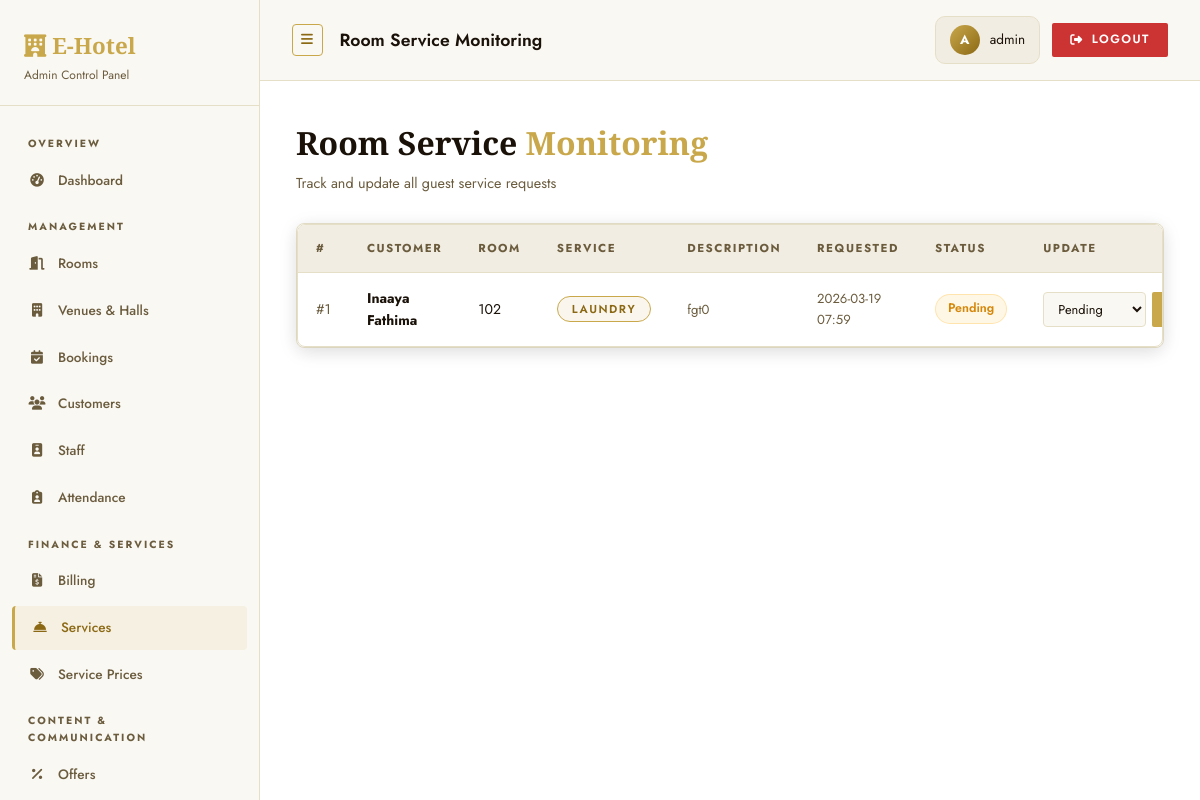
Before: /admin/services (signed in) with the older database file.
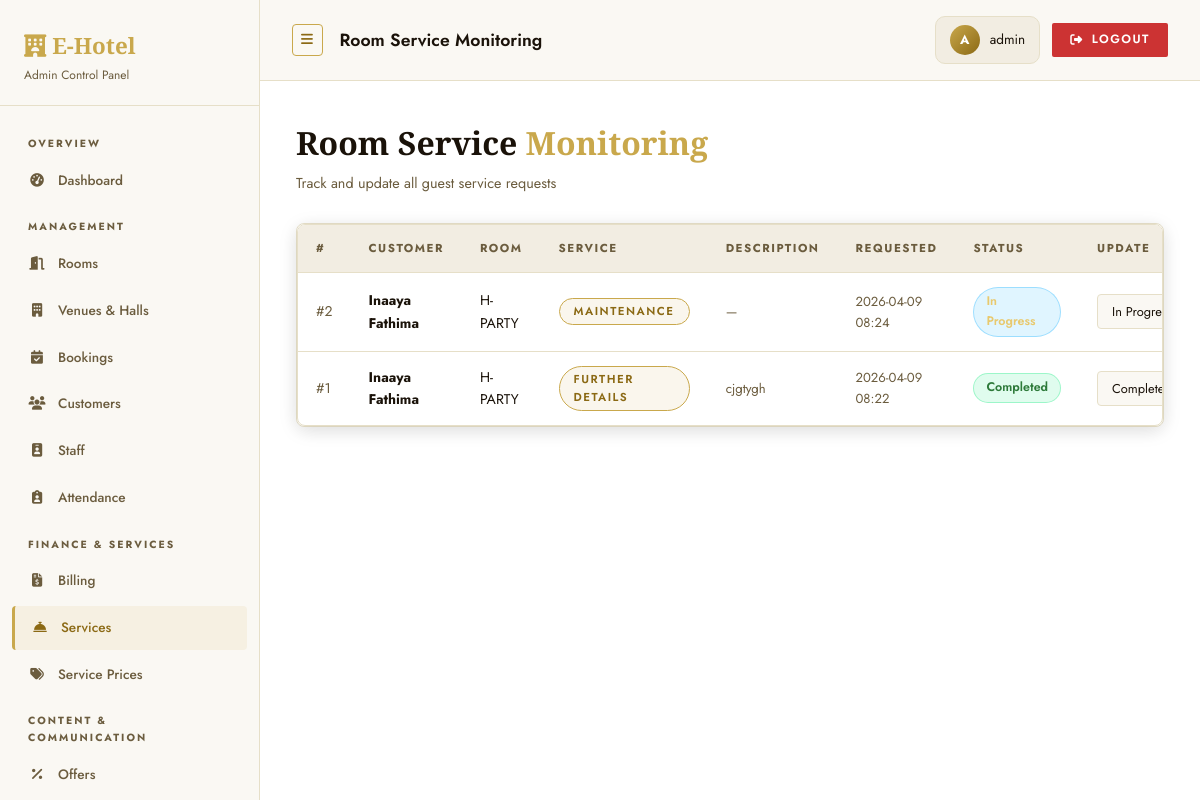
After: the same page with the newer database file.
### tables this page shows
CREATE TABLE services (
                id           INTEGER PRIMARY KEY AUTOINCREMENT,
                booking_id   INTEGER REFERENCES bookings(id),
                user_id      INTEGER REFERENCES users(id),
                service_type TEXT NOT NULL,
                description  TEXT,
                charge       REAL DEFAULT 0,
                status       TEXT DEFAULT 'Pending',
                assigned_staff_id INTEGER REFERENCES staff(id),
                created_at   DATETIME DEFAULT CURRENT_TIMESTAMP
            );

CREATE TABLE users (
                id          INTEGER PRIMARY KEY AUTOINCREMENT,
                name        TEXT NOT NULL,
                email       TEXT UNIQUE NOT NULL,
                phone       TEXT,
                password    TEXT NOT NULL,
                created_at  DATETIME DEFAULT CURRENT_TIMESTAMP
            );

CREATE TABLE rooms (
                id          INTEGER PRIMARY KEY AUTOINCREMENT,
                room_number TEXT UNIQUE NOT NULL,
                room_type   TEXT NOT NULL,
                price       REAL NOT NULL,
                status      TEXT DEFAULT 'Available',
                description TEXT,
                image_url   TEXT,
                destination TEXT DEFAULT 'Main',
                branch      TEXT DEFAULT 'Main Branch',
                capacity    INTEGER DEFAULT 2,
                category    TEXT DEFAULT 'Room'
            );

### routes/admin_routes.py (the view)
    @app.route('/admin/services')
    @admin_required
    def admin_services():
        services = query_db("""
            SELECT s.*, u.name AS cust_name, r.room_number, b.branch,
                   st.name AS assigned_staff_name, d.name AS dept_name
            FROM services s
            JOIN users u ON u.id = s.user_id
            JOIN bookings b ON b.id = s.booking_id
            JOIN rooms r ON r.id = b.room_id
            LEFT JOIN staff st ON st.id = s.assigned_staff_id
            LEFT JOIN service_catalog sc ON sc.service_name = s.service_type
            LEFT JOIN departments d ON d.id = sc.department_id
            ORDER BY s.created_at DESC
        """)
        all_staff = query_db("SELECT id, name, role, department_id FROM staff ORDER BY name")
        return render_template('admin/services.html', services=services, all_staff=all_staff)

### utils/auth.py (called while the page is built)
def admin_required(f):
    @wraps(f)
    def decorated_function(*args, **kwargs):
        if 'admin_id' not in session:
            flash('Admin login required.', 'warning')
            return redirect(url_for('admin_login'))
        return f(*args, **kwargs)
    return decorated_function

### utils/db.py (called while the page is built)
def get_db():
    db = getattr(g, '_database', None)
    if db is None:
        db = g._database = sqlite3.connect(DATABASE)
        db.row_factory = sqlite3.Row
    return db

def query_db(query, args=(), one=False, commit=False):
    db  = get_db()
    cur = db.execute(query, args)
    if commit:
        db.commit()
        return cur.lastrowid
    rows = cur.fetchall()
    return rows[0] if (one and rows) else (None if one else rows)

### templates/admin/services.html (shortened to what this page needs)
{% extends "admin/base_admin.html" %}
{% block page_title %}Room Service Monitoring{% endblock %}
{% block content %}
<div class="panel-header anim-fade-up">
  <h1>Room Service <span class="text-accent">Monitoring</span></h1>
  <p>Track and update all guest service requests</p>
</div>
{% if services %}
<div class="card anim-fade-up-delay-1" style="padding:0">
  <div class="table-wrapper">
    <table>
      <thead>
        <tr><th>#</th><th>Customer</th><th>Room</th><th>Service</th><th>Description</th><th>Requested</th><th>Status</th><th>Update</th></tr>
      </thead>
      <tbody>
        {% for svc in services %}
        <tr>
          <td style="color:var(--text2)">#{{ svc['id'] }}</td>
          <td><strong>{{ svc['cust_name'] }}</strong></td>
          <td>{{ svc['room_number'] }}</td>
          <td>
            <span class="badge badge-info">{{ svc['service_type'] }}</span>
          </td>
          <td style="color:var(--text2);font-size:.82rem">{{ svc['description'][:40] + '...' if svc['description'] and svc['description']|length > 40 else svc['description'] or '—' }}</td>
          <td style="color:var(--text2);font-size:.82rem">{{ svc['created_at'][:16] }}</td>
          <td>
            {% set s = svc['status'] %}
            <span class="status-pill {{ 'pill-pending' if s=='Pending' else 'pill-inprogress' if s=='In Progress' else 'pill-completed' }}">
              {{ s }}
            </span>
          </td>
          <td>
            <form method="post" action="{{ url_for('admin_update_service', service_id=svc['id']) }}" style="display:flex;gap:6px">
              <select name="status" class="form-control" style="width:auto;padding:6px 10px;font-size:.8rem">
                {% for st in ['Pending','In Progress','Completed'] %}
                <option value="{{ st }}" {{ 'selected' if svc['status']==st else '' }}>{{ st }}</option>
                {% endfor %}
              </select>
              <button type="submit" class="btn btn-primary btn-sm"></button>
            </form>
          </td>
        </tr>
        {% endfor %}
      </tbody>
    </table>
  </div>
</div>
{% else %}
<div class="card"><div class="empty-state"><i class="fas fa-bell-slash"></i><p>No service requests found.</p></div></div>
{% endif %}
{% endblock %}

Changed rows visible on the page:
added services: id "2", cust_name "Inaaya Fathima", room_number "H-PARTY", service_type "MAINTENANCE", description "—", created_at "2026-04-09 08:24", status "In Progress"
changed services id 1: room_number "102" → "H-PARTY"; service_type "LAUNDRY" → "FURTHER DETAILS"; description "fgt0" → "cjgtygh"; created_at "2026-03-19 07:59" → "2026-04-09 08:22"; status "Pending" → "Completed"
